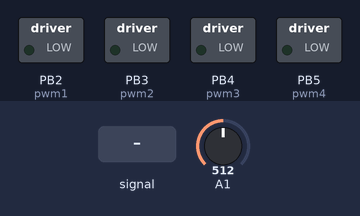
Recording of a sketch running on a simulated ATtiny85, built for the host (arithmetic inside an expression is 32-bit, double 64-bit). Parts: switched loads named in the sketch (green lamp = pin HIGH). Inputs (shaded band) come from the test bench; at power-on: A1 = 512.

Above: at 1.2 s.
1.3 s: A1 fed a 200 Hz sine of ±81 counts around its level
At 2.36 s:
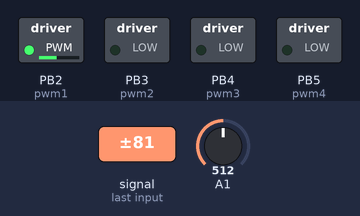
Timing chart, 0 to 3.4 s (numbered marks = the images above; inputs shaded):
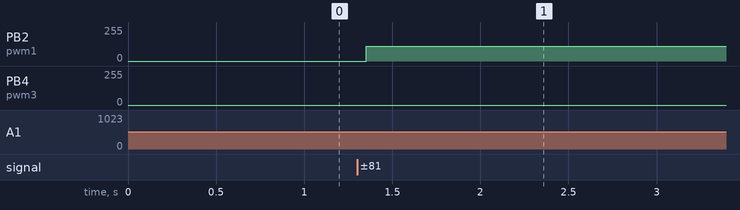

Measured:
- after the input at 1.3 s, PB2 (pwm1): 0/255 → 111/255 after 0.05 s

The sketch:

motor_driver.ino
```cpp
/*%%%%%%%%%%%%%%%%%%%%%%%%%%%%%%%%%%%%%%%%%%%%%%%%%%%%%%%%%%%%%%%%%%
%BEACHTECH-ROBOTICS
%ATiny85 Bi-direction DC motor control
%Greggory Hartsfield
%August/31/2022
%%%%%%%%%%%%%%%%%%%%%%%%%%%%%%%%%%%%%%%%%%%%%%%%%%%%%%%%%%%%%%%%%%*/

// Requires headers for AVR defines and ISR function
#include <avr/io.h>
#include <avr/interrupt.h>

#define INTERRUPT_PIN1 PCINT1  // This is PB1 per the schematic
#define INTERRUPT_PIN2 PCINT2

//Defineing the pins on ATtiny
#define S1       PB0
#define S2       PB1
#define pwm1     PB2
#define pwm2     PB3
#define pwm3     PB4
#define pwm4     PB5

int maxInput = 2000;   //PWM Max range input of 2000ms
int minInput = 1000;   //PWM Min range input of 1000ms

boolean S1motorDir = 0;
boolean S2motorDir = 0;

int Value1;
int Value2;
int V1;
int V2;
void setup() {
  pinMode(pwm1,   OUTPUT);
  pinMode(pwm2,   OUTPUT);
  pinMode(pwm3,   OUTPUT);
  pinMode(pwm4,   OUTPUT);
  cli();                            // Disable interrupts during setup
  PCMSK |= (1 << INTERRUPT_PIN1);    // Enable interrupt handler (ISR) for our chosen interrupt pin (PCINT1/PB1/pin 6)
  GIMSK |= (1 << PCIE);             // Enable PCINT interrupt in the general interrupt mask
  pinMode(S1, INPUT_PULLUP);        // Set our interrupt pin as input with a pullup to keep it stable
  PCMSK |= (2 << INTERRUPT_PIN2);    // Enable interrupt handler (ISR) for our chosen interrupt pin (PCINT1/PB1/pin 6)
  GIMSK |= (2 << PCIE);             // Enable PCINT interrupt in the general interrupt mask
  pinMode(S2, INPUT_PULLUP);        // Set our interrupt pin as input with a pullup to keep it stable
  sei();                            //last line of setup - enable interrupts after setup
}

void loop() {
  Value1 = analogRead(S2);
  Value2 = analogRead(S2);

  if(S1motorDir = 1){
    V1 = map(Value1, 1500, 2000, 0, 255);
    analogWrite(pwm1, V1);
    analogWrite(pwm2, 0);
  }else{
    V1 = map(Value1, 1000, 1500, 0, 255);
    analogWrite(pwm1, 0);
    analogWrite(pwm2, V1);
  }

  if(S2motorDir =1 ){
    V2 = map(Value2, 1500, 2000, 0, 255);
    analogWrite(pwm3, Value2);
    analogWrite(pwm4, 0);
  }else{
    V2 = map(Value2, 1000, 1500, 0, 255);
    analogWrite(pwm3, 0);
    analogWrite(pwm4, V2);
  }

  if(S1>1500){
    S1motorDir = 1;
  }else{
    S1motorDir = 0;
  }

  if(S2>1500){
    S2motorDir = 1;
  }else{
    S2motorDir = 0;
  }
}
```
